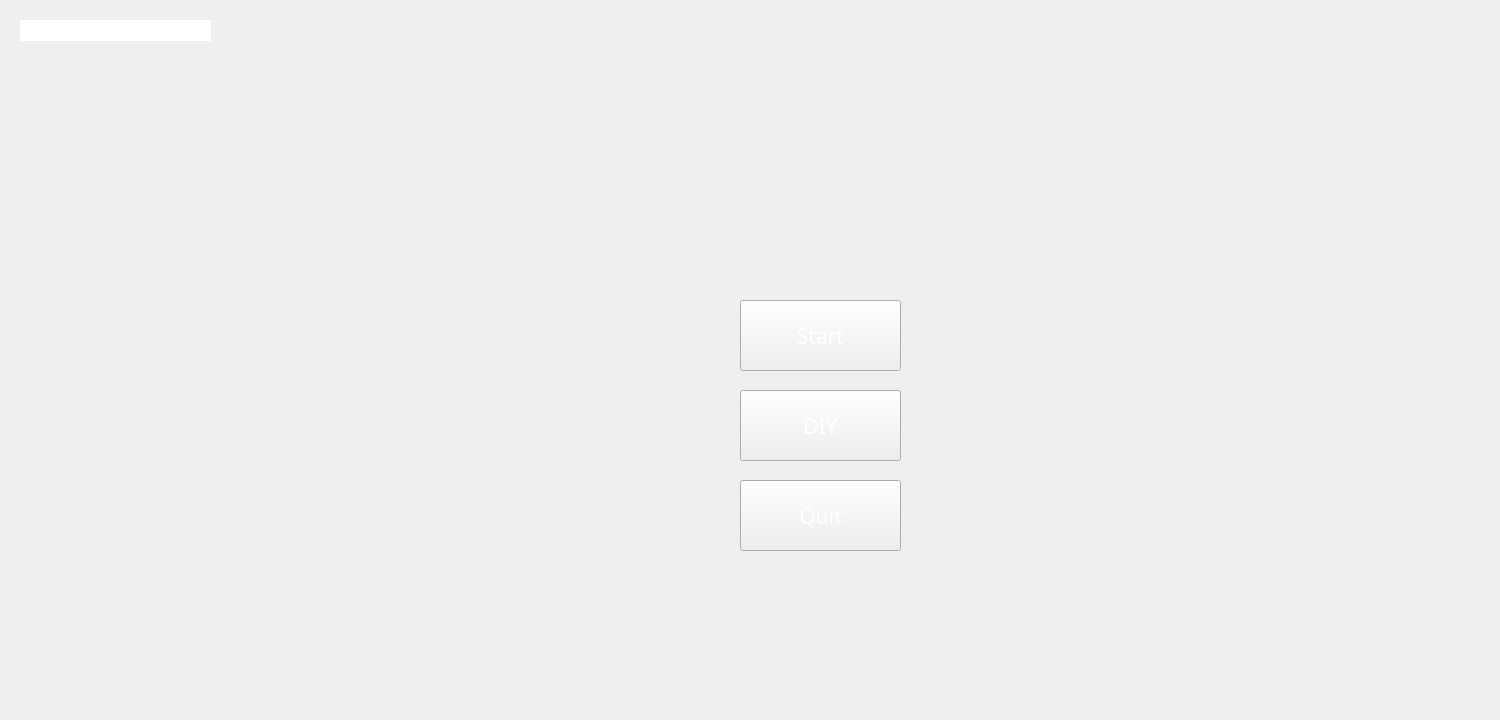
<?xml version="1.0" encoding="UTF-8"?>
<ui version="4.0">
 <class>MainWindow</class>
 <widget class="QMainWindow" name="MainWindow">
  <property name="geometry">
   <rect>
    <x>0</x>
    <y>0</y>
    <width>1500</width>
    <height>720</height>
   </rect>
  </property>
  <property name="windowTitle">
   <string>MainWindow</string>
  </property>
  <property name="styleSheet">
   <string notr="true">background-image: url(:/new/prefix1/backGround2.jpg);</string>
  </property>
  <widget class="QWidget" name="centralWidget">
   <widget class="QPushButton" name="pushButton">
    <property name="geometry">
     <rect>
      <x>740</x>
      <y>300</y>
      <width>161</width>
      <height>71</height>
     </rect>
    </property>
    <property name="font">
     <font>
      <family>Calisto MT</family>
      <pointsize>16</pointsize>
      <weight>50</weight>
      <italic>false</italic>
      <bold>false</bold>
     </font>
    </property>
    <property name="styleSheet">
     <string notr="true">
color: rgb(255, 255, 255);</string>
    </property>
    <property name="text">
     <string>Start</string>
    </property>
   </widget>
   <widget class="QPushButton" name="pushButton_2">
    <property name="geometry">
     <rect>
      <x>740</x>
      <y>480</y>
      <width>161</width>
      <height>71</height>
     </rect>
    </property>
    <property name="font">
     <font>
      <family>Calisto MT</family>
      <pointsize>16</pointsize>
     </font>
    </property>
    <property name="styleSheet">
     <string notr="true">color: rgb(255, 255, 255);</string>
    </property>
    <property name="text">
     <string>Quit</string>
    </property>
   </widget>
   <widget class="QLabel" name="label">
    <property name="geometry">
     <rect>
      <x>20</x>
      <y>20</y>
      <width>191</width>
      <height>21</height>
     </rect>
    </property>
    <property name="styleSheet">
     <string notr="true">background-color: rgb(255, 255, 255);
color: rgb(255, 255, 255);</string>
    </property>
    <property name="text">
     <string>Rights Conserved by LZP</string>
    </property>
   </widget>
   <widget class="QPushButton" name="pushButton_3">
    <property name="geometry">
     <rect>
      <x>740</x>
      <y>390</y>
      <width>161</width>
      <height>71</height>
     </rect>
    </property>
    <property name="font">
     <font>
      <family>Calisto MT</family>
      <pointsize>16</pointsize>
     </font>
    </property>
    <property name="styleSheet">
     <string notr="true">color: rgb(255, 255, 255);</string>
    </property>
    <property name="text">
     <string>DIY</string>
    </property>
   </widget>
  </widget>
  <widget class="QMenuBar" name="menuBar">
   <property name="geometry">
    <rect>
     <x>0</x>
     <y>0</y>
     <width>1500</width>
     <height>26</height>
    </rect>
   </property>
  </widget>
 </widget>
 <layoutdefault spacing="6" margin="11"/>
 <resources/>
 <connections/>
</ui>
